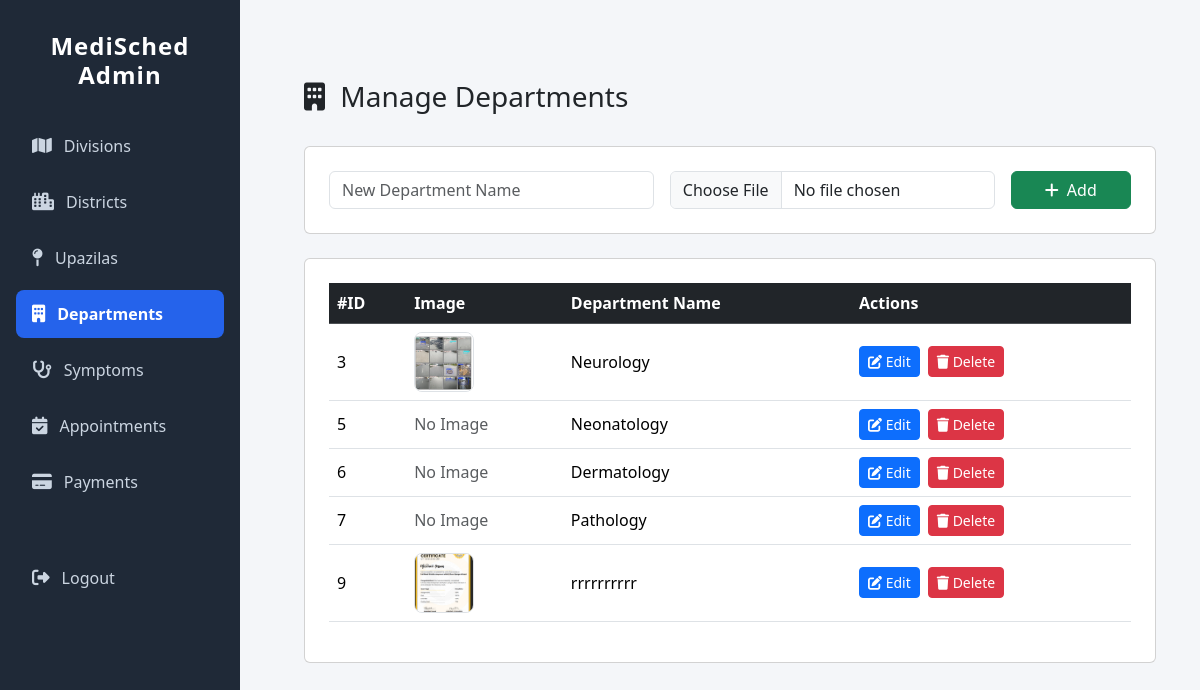
/adminapp/departments/, run on the app's committed database.
### adminapp/models.py (models this page shows, shortened)
class Department(models.Model):
    department_name = models.CharField(max_length=100, unique=True)
    department_image = models.ImageField(upload_to='department/',  blank=True, null=True)

### adminapp/views.py (the view)
# urls.py: path('departments/', views.department_list, name='department_list'),
def department_list(request):
    departments = Department.objects.all()
    return render(request, 'adminapp/department_list.html', {'departments': departments})

### adminapp/templates/adminapp/department_list.html (shortened to what this page needs)
{% extends 'adminapp/base_admin.html' %}
{% load static %}
{% block content %}
<div class="container mt-5">
  <div class="d-flex justify-content-between align-items-center mb-4">
    <h3><i class="fa-solid fa-building me-2"></i> Manage Departments</h3>
  </div>
  <div class="card p-4 mb-4">
    <form method="POST" action="{% url 'add_department' %}" class="row g-3" enctype="multipart/form-data">
      <div class="col-md-5">
        <input type="text" name="department_name" class="form-control" placeholder="New Department Name" required>
      </div>
      <div class="col-md-5">
        <input type="file" name="department_image" class="form-control" accept="image/*">
      </div>
      <div class="col-md-2 d-grid">
        <button class="btn btn-success"><i class="fa-solid fa-plus me-2"></i>Add</button>
      </div>
    </form>
  </div>
  <div class="card p-4">
    <div class="table-responsive">
      <table class="table table-hover align-middle">
        <thead class="table-dark">
          <tr>
            <th>#ID</th>
            <th>Image</th>
            <th>Department Name</th>
            <th>Actions</th>
          </tr>
        </thead>
        <tbody>
          {% for dept in departments %}
          <tr>
            <td>{{ dept.id }}</td>
            <td>
              {% if dept.department_image %}
                <img src="{{ dept.department_image.url }}"
                     alt="{{ dept.department_name }}"
                     class="table-img">
              {% else %}
                <span class="text-muted">No Image</span>
              {% endif %}
            </td>
            <td>{{ dept.department_name }}</td>
            <td>
              <div class="d-flex gap-2">
                <a href="{% url 'edit_department' dept.id %}" class="btn btn-primary btn-sm">
                  <i class="fa-solid fa-pen-to-square"></i> Edit
                </a>
                <a href="{% url 'delete_department' dept.id %}" class="btn btn-danger btn-sm">
                  <i class="fa-solid fa-trash"></i> Delete
                </a>
              </div>
            </td>
          </tr>
          {% empty %}
          <tr>
            <td colspan="4" class="text-center text-muted">No departments found. Add a new department above.</td>
          </tr>
          {% endfor %}
        </tbody>
      </table>
    </div>
  </div>
</div>
{% endblock %}

### adminapp/templates/adminapp/base_admin.html (style rules this page uses)
body { background-color: #f4f6f9; font-family: 'Segoe UI', Tahoma, Geneva, Verdana, sans-serif; }

### adminapp/templates/adminapp/department_list.html (style rules this page uses)
.table-img { width: 60px; height: 60px; object-fit: cover; border-radius: 8px; border: 1px solid #dee2e6; }

### data on the page
Department: id "3", department_image (picture), department_name "Neurology"
Department: id "5", shows "No Image", department_name "Neonatology"
Department: id "6", shows "No Image", department_name "Dermatology"
Department: id "7", shows "No Image", department_name "Pathology"
Department: id "9", department_image (picture), department_name "rrrrrrrrrr"
